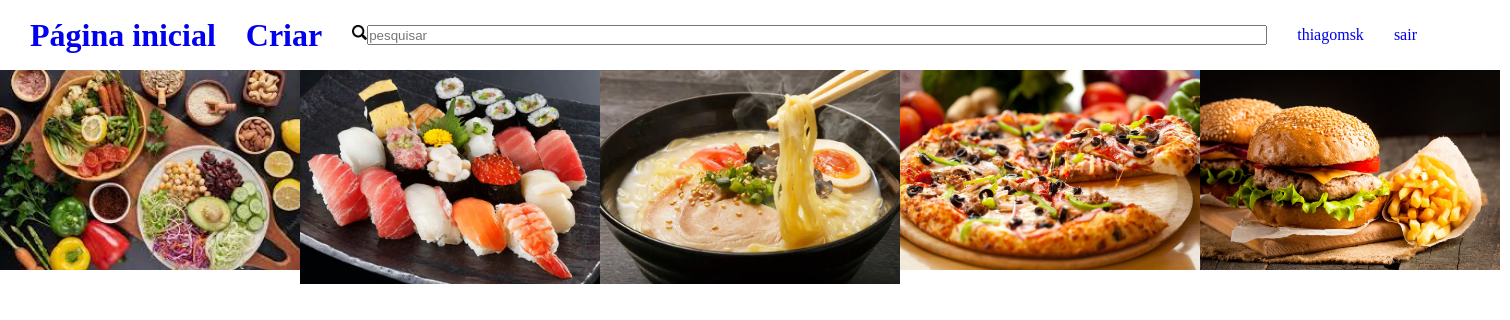
The app's page /feed (signed in) with its own data.
### fakepinterest/models.py (models this page shows)
class Usuario(db.Model, UserMixin):
    id = db.Column(db.Integer, primary_key=True)
    username = db.Column(db.String, nullable=False, unique=True)
    email = db.Column(db.String, nullable=False, unique=True)
    senha = db.Column(db.String, nullable=False)
    fotos = db.relationship("Foto", backref="usuario", lazy=True)
    salvos = db.relationship("SavePin", backref="usuario", lazy=True)
    pastas = db.relationship("Pasta", backref="usuario", lazy=True)

class Foto(db.Model):
    id = db.Column(db.Integer, primary_key=True)
    imagem = db.Column(db.String, default="default.png")
    data_criacao = db.Column(db.DateTime, nullable=False, default=datetime.utcnow())
    id_usuario = db.Column(db.Integer, db.ForeignKey('usuario.id'), nullable=False)
    titulo = db.Column(db.String)
    descricao = db.Column(db.Text)
    tags = db.Column(db.String)

### fakepinterest/routes.py (the view)
@app.route('/feed', methods=["GET", "POST"])
@login_required
def feed():
    usuario = current_user
    if request.method == "POST":
        pesquisa = request.form['search']
        return redirect(url_for("search", pesquisa=pesquisa, usuario=usuario))
    fotos = Foto.query.order_by(Foto.data_criacao.desc()).all()
    return render_template("feed.html", fotos=fotos, usuario=usuario)

### fakepinterest/models.py (called while the page is built)
@login_manager.user_loader
def load_usuario(id_usuario):
    return Usuario.query.get(int(id_usuario))

### fakepinterest/templates/feed.html (shortened to what this page needs)
<!DOCTYPE html>
<html lang="pt-br">
    <head>
        {% block link %}
            <link rel='stylesheet' type='text/css' href='{{ url_for("static", filename="css/feed.css") }}'>
        {% endblock %}
    </head>
    <body>
        <div class="container">
            <header>
                <a href="{{ url_for('feed') }}"><h1>Página inicial</h1></a>
                <a href="{{ url_for('criar_post') }}"><h1>Criar</h1></a>
                {% block searchbar %}
                <form action="#" class="search" method="POST">
                    <img class='search_icon' src='{{ url_for("static", filename="fotos_site/search_icon.png") }}'>
                    <input type="text" class="search_bar"  name="search" placeholder="pesquisar">
                </form>
                {% endblock %}
                <a href="{{ url_for('perfil', username=usuario.username) }}">
                    <div class='avatar_icon'>
                        <p> {{ usuario.username }}</p>
                    </div>
                </a>
                <a href="{{ url_for('logout') }}">sair</a>
            </header>
            {% block main %}
            <main>
                {% for foto in fotos %}
                <div class="post">
                    <a href="{{ url_for('post', id_foto=foto.id) }}">
                        <img class="image" src="{{ url_for('static', filename='fotos_posts/{}'.format(foto.imagem)) }}"/>
                    </a>
                </div>
                {% endfor %}
            </main>
            {% endblock %}
        </div>
    </body>
</html>

### fakepinterest/static/css/feed.css (style rules this page uses)
* { margin: 0; padding: 0; box-sizing: border-box; }
header { height: 70px; display: flex; align-items: center; }
header > * { margin-left: 30px; }
form { display: flex; }
.search_icon { width: 15px; height: 15px; }
.search_bar { height: 20px; width: 900px; }
a { text-decoration: none; }
main { display: flex; }
.image { width: 300px; height: auto; }
.container { height: 400px; }

### records on screen
Usuario: username "thiagomsk"
Foto: imagem (picture)
Foto: imagem (picture)
Foto: imagem (picture)
Foto: imagem (picture)
Foto: imagem (picture)
